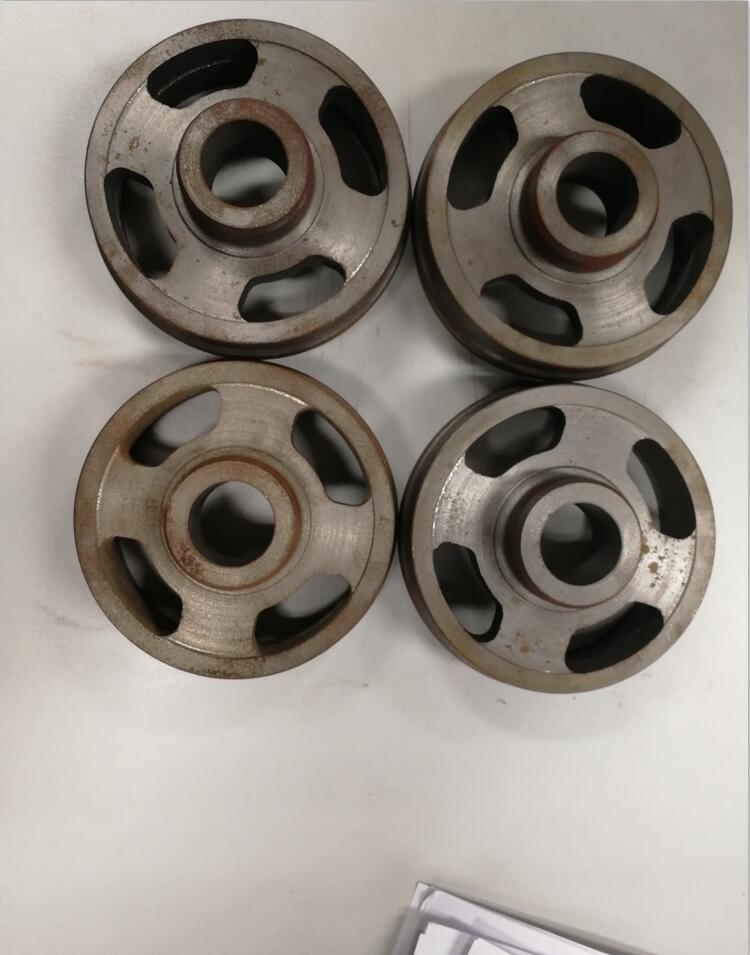
//> input picture 双线性插值/OpenCVtest/OpenCVtest/OpenCVtest/demo4.jpg, 750 x 955 px
$ ./OpenCVtest   (built with g++ and OpenCV 4)
//> lines starting //> are read from the running program, lines starting //| are printed output that depends on the picture; after the words box and inside, x2 and y2 are one past the last pixel; in counts of white or black regions, pixels touching at a corner belong together
### 双线性插值/OpenCVtest/OpenCVtest/OpenCVtest/stdafx.h
// stdafx.h : 标准系统包含文件的包含文件，
// 或是经常使用但不常更改的
// 特定于项目的包含文件
//

#pragma once

#include "targetver.h"

#include <stdio.h>
#include <tchar.h>


// TODO:  在此处引用程序需要的其他头文件

### 双线性插值/OpenCVtest/OpenCVtest/OpenCVtest/OpenCVtest.cpp

#include "stdafx.h"
#include "core/core.hpp"
#include "highgui/highgui.hpp"
#include "imgproc/imgproc.hpp"
#include "video/tracking.hpp"
#include<iostream>
#include <highgui.h>
#include <opencv2/opencv.hpp>


//-----------------------------------【头文件包含部分】---------------------------------------
//     描述：包含程序所依赖的头文件
//----------------------------------------------------------------------------------------------
#include <opencv2/core/core.hpp>
#include<opencv2/highgui/highgui.hpp>
#include"opencv2/imgproc/imgproc.hpp"
#include <iostream>

//-----------------------------------【命名空间声明部分】---------------------------------------
//     描述：包含程序所使用的命名空间
//-----------------------------------------------------------------------------------------------
using namespace std;
using namespace cv;


//-----------------------------------【全局函数声明部分】--------------------------------------
//     描述：全局函数声明
//-----------------------------------------------------------------------------------------------
static void ContrastAndBright(int, void *);

//-----------------------------------【全局变量声明部分】--------------------------------------
//     描述：全局变量声明
//-----------------------------------------------------------------------------------------------
int g_threshold1; //低阈值
int g_threshold2;  //高阈值
Mat g_srcImage, g_dstImage;//输入 输出图像

cv::Size2f a;
const decltype(a.width) minwidth = 30;  //if you dont know the type of width
#define minheight  30
#define maxwidth   100
#define maxheight  100


int apertureSize = 3;//aperture size for the Sobel() operator.
int point_num_min = 100; //least point in a contour

vector<Vec3f> circles;//霍夫圆检测结果 （圆心+半径）


vector<vector<Point> > contours1;
vector<RotatedRect> contours01;
//-----------------------------------【main( )函数】--------------------------------------------
//     描述：控制台应用程序的入口函数，我们的程序从这里开始
//-----------------------------------------------------------------------------------------------
int main()
{


	//读入用户提供的图像
	g_srcImage = imread("demo4.jpg");
//> g_srcImage is the input picture: 955 rows x 750 cols, CV_8UC3; mean B, G, R 131.6, 139.9, 146.9
	//中值滤波
	medianBlur(g_srcImage, g_srcImage, 3);
	//高斯滤波
	GaussianBlur(g_srcImage, g_srcImage, cv::Size(7, 7), 1.5, 1.5);
	if (!g_srcImage.data) { printf("Oh，no，读取g_srcImage图片错误~！\n"); return false; }
	g_dstImage = Mat::zeros(g_srcImage.size(), g_srcImage.type());


	//设定对比度和亮度的初值
	g_threshold1 = 50;
	g_threshold2 = 150;

	//创建窗口
	namedWindow("【效果图窗口】", 1);

	//创建轨迹条
	createTrackbar("阈值1：", "【效果图窗口】", &g_threshold1, 300, ContrastAndBright);
	createTrackbar("阈值2：", "【效果图窗口】", &g_threshold2, 300, ContrastAndBright);

	//调用回调函数
	ContrastAndBright(g_threshold1, 0);
	ContrastAndBright(g_threshold2, 0);

	//输出一些帮助信息
	cout << endl << "\t嗯。好了，请调整滚动条观察图像效果~\n\n"
		<< "\t按下“q”键时，程序退出~!\n"
		;

	//按下“q”键时，程序退出
	while (char(waitKey(1)) != 'q') {}
	return 0;
}


//-----------------------------【ContrastAndBright( )函数】------------------------------------
//     描述：改变图像Canny阈值的回调函数
//-----------------------------------------------------------------------------------------------
static void ContrastAndBright(int, void *)
{

	//创建窗口
	namedWindow("【原始图窗口】", 1);
	namedWindow("【椭圆检测窗口】", 1);
	namedWindow("【轮廓检测窗口】", 1);
	Canny(g_srcImage, g_dstImage, g_threshold1, g_threshold2, 3);//使用Canny算子
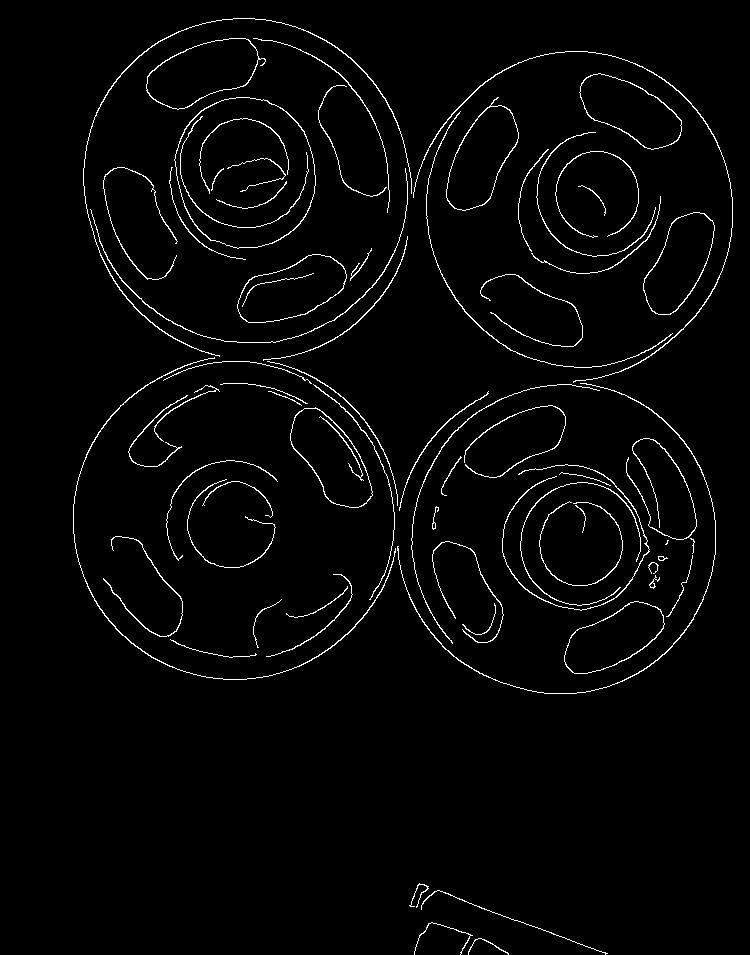
//> g_dstImage: 955 rows x 750 cols, CV_8UC1; 2.4% white in thin lines or dots, all inside (x1, y1, x2, y2) = (73, 18, 733, 955)
	Mat houghMatIn, houghMatOut;
	houghMatIn = g_dstImage.clone();
	houghMatOut = g_srcImage.clone();
	HoughCircles(houghMatIn, circles, CV_HOUGH_GRADIENT, 1, 100, g_threshold2, 150, 45, 220);//霍夫圆检测
//> circles = empty
																							 //画圆
	for (size_t i = 0; i < circles.size(); i++)
	{
		Vec3f c = circles[i];
		circle(houghMatOut, Point(c[0], c[1]), c[2], Scalar(0, 255, 255), 3, CV_AA);
		//cout << "R:" << c[2] << endl;
	}/**/
//> this loop made 0 passes
	//cout << "num:" << circles.size() << endl;

	//轮廓检测
	// 输入图像必须是单通道
	//contours1存储检测到的轮廓
	//RETR_LIST:提取所有轮廓，并放置在list中，检测的轮廓不建立等级关系
	//CHAIN_APPROX_NONE：获取每个轮廓的每个像素，相邻的两个点的像素位置差不超过1
	Mat contoursInput = g_dstImage.clone();
	findContours(g_dstImage, contours1, CV_RETR_LIST, CV_CHAIN_APPROX_NONE, cvPoint(0, 0));
//> contours1 = 82 contours, 22 with area under 20; largest, box (x1, y1, x2, y2) and area: (174, 97, 316, 249) 16693, (174, 97, 316, 249) 16580, (146, 38, 266, 110) 5168, (146, 38, 259, 110) 5092, (237, 254, 347, 323) 4827

	Mat ellipse_contour;//椭圆区域
	Mat allcontours(contoursInput.size(), CV_8U, cv::Scalar(255));//获得所有图像轮廓

	ellipse_contour.create(contoursInput.size(), contoursInput.type());          //

	contours01.reserve(contours1.size());//保留 检测到的轮廓数

	for (size_t k = 0; k < contours1.size(); k++)
	{

		int count = contours1[k].size(); // 检测到的轮廓的像素点数
		if (count > point_num_min)   //  the least points to form a contour
			contours01.push_back(fitEllipse(contours1[k]));//用椭圆拟合轮廓并放进 椭圆区域
	}
//> this loop made 82 passes
//> count on passes 1 to 8: 96, 189, 384, 115, 173, 107, 237, 238

	//绘制轮廓
	drawContours(allcontours, contours1, -1, CV_RGB(0, 0, 0), 1, LINE_8, noArray(), contours1.size(), cvPoint(0, 0));


	Size2f min;
	Size2f max;
	min.width = minwidth;
	min.height = minheight;
	max.width = maxwidth;
	max.height = maxheight;

	for (auto oneContour : contours01)
	{
		auto ellipse_size = oneContour.size;
		if (
			ellipse_size.width < max.width && ellipse_size.height < max.height
			&&    ellipse_size.width > min.width && ellipse_size.height > min.height
			)
		{
			//计算离心率  e=a/c  e<0.1 e2<0.01
			int x1, x2;
			double a, b;
			double e2, e;
			x1 = oneContour.size.height;
			x2 = oneContour.size.width;//保存长轴短轴值 a是长轴 b是短轴
			if (x1 >= x2) {
				a = x1;
				b = x2;
			}
			else {
				a = x2;
				b = x1;
			}
			e2 = (a*a - b*b) / (a*a);
			e = pow((double)e2, 0.5);

			if (e <= 0.3) {
				ellipse(ellipse_contour, oneContour, CV_RGB(255, 255, 255));
				//画实心点
				circle(ellipse_contour, oneContour.center, 3, Scalar(255, 255, 255), -1); //第五个参数我设为-1，表明这是个实点。
				ellipse(houghMatOut, oneContour, CV_RGB(255, 0, 0));
				circle(houghMatOut, oneContour.center, 3, Scalar(0, 0, 255), -1);
				std::cout << "长短轴 = " << oneContour.size << " , "
					<< "中心点 =" << oneContour.center << std::endl;
				cout << "离心率： " << e << endl;
			}
			else {
				continue;
			}

		}

	}
//> this loop made 66 passes
//> (oneContour, ellipse_size, x1, x2, a, b, e2, e) on passes 1, 5, 8, 9: (centre (440.8, 942.3), size (37.2, 53.1), angle 84.2, Size(37.22, 53.08), 53, 37, 53, 37, 0.513, 0.716), (centre (474.6, 601.1), size (39.5, 66.4), angle 170.7, Size(39.47, 66.45), 66, 39, 66, 39, 0.651, 0.807), (centre (237.6, 612.3), size (34.8, 37.1), angle 0, Size(34.84, 37.09), 37, 34, 37, 34, 0.156, 0.394), (centre (319.9, 590.8), size (30.7, 80.9), angle 56.1, Size(30.65, 80.91), 80, 30, 80, 30, 0.859, 0.927)
//> (printed output is left out)
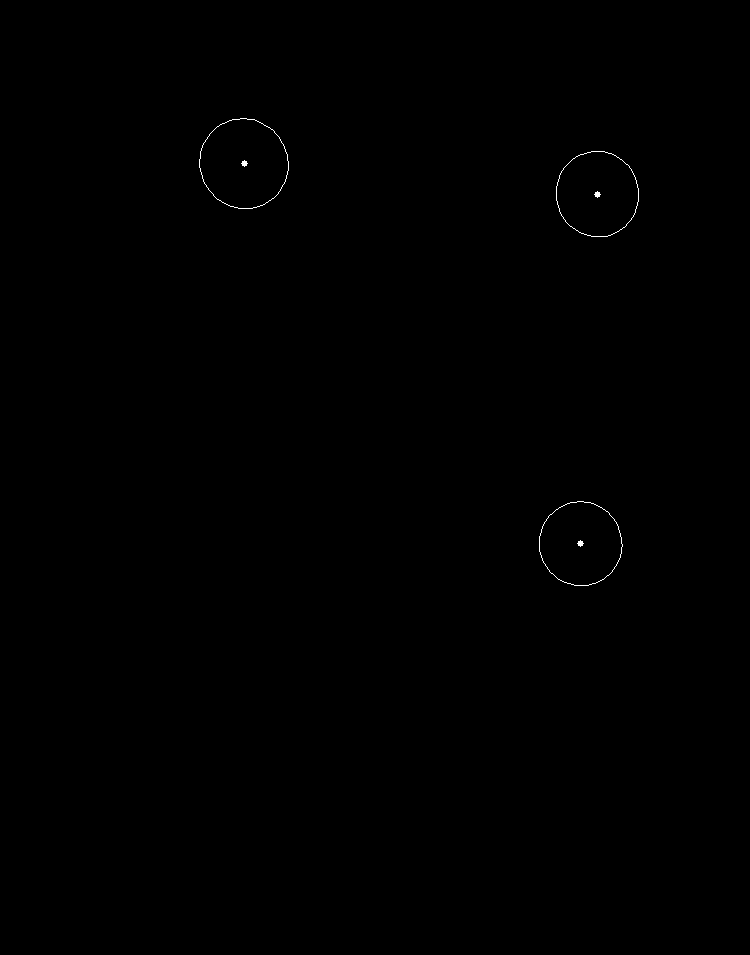
//> ellipse_contour: 955 rows x 750 cols, CV_8UC1; 0.11% white in thin lines or dots, all inside (x1, y1, x2, y2) = (199, 118, 639, 586)
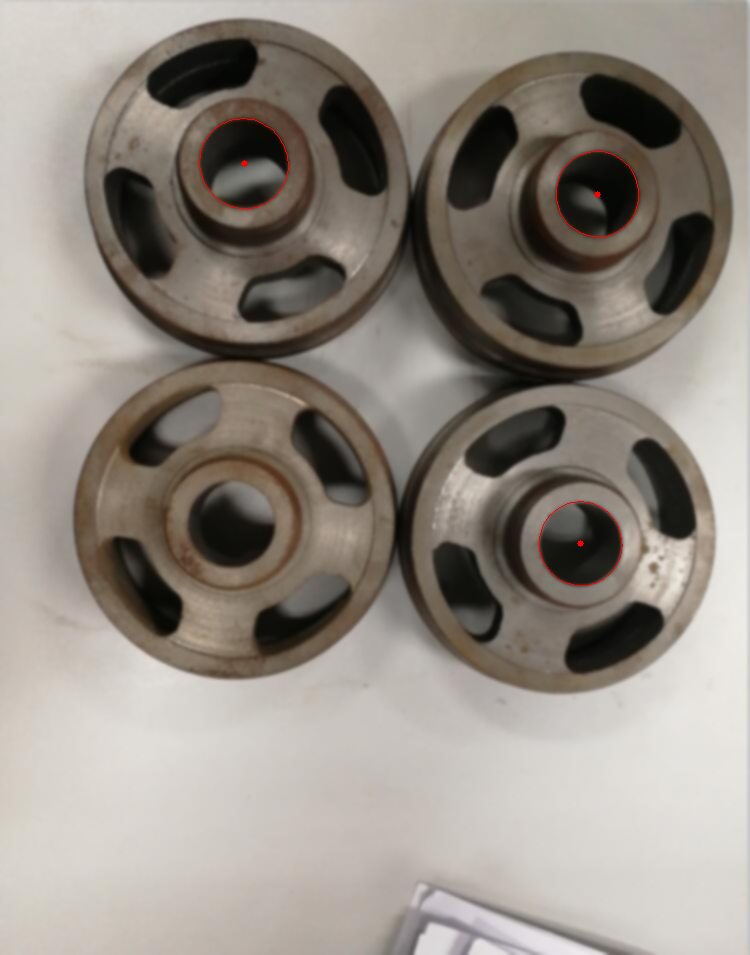
//> houghMatOut: 955 rows x 750 cols, CV_8UC3; mean B, G, R 131.6, 139.8, 147.2
	//cout << "all number:" << contours01.size();
	vector <RotatedRect>().swap(contours01);  //清除容器并最小化它的容量
	vector <vector<Point>>().swap(contours1);
//> contours1 = 0 contours
//> in ContrastAndBright (call 2), `findContours(g_dstImage, contours1, CV_RETR_LIST, CV_CHAIN_APPROX_NONE..`: contours1 = 82 contours, 22 with area under 20; largest, box (x1, y1, x2, y2) and area: (174, 97, 316, 249) 16693, (174, 97, 316, 249) 16580, (146, 38, 266, 110) 5168, (146, 38, 259, 110) 5092, (237, 254, 347, 323) 4827
//> the loop in ContrastAndBright (call 2), `for (size_t k = 0; k < contours1.size(); k++)` made 82 passes
//> the loop in ContrastAndBright (call 2), `for (auto oneContour : contours01)` made 66 passes
//> (oneContour, ellipse_size, x1, x2, a, b, e2, e) on passes 1, 5, 8, 9: (centre (440.8, 942.3), size (37.2, 53.1), angle 84.2, Size(37.22, 53.08), 53, 37, 53, 37, 0.513, 0.716), (centre (474.6, 601.1), size (39.5, 66.4), angle 170.7, Size(39.47, 66.45), 66, 39, 66, 39, 0.651, 0.807), (centre (237.6, 612.3), size (34.8, 37.1), angle 0, Size(34.84, 37.09), 37, 34, 37, 34, 0.156, 0.394), (centre (319.9, 590.8), size (30.7, 80.9), angle 56.1, Size(30.65, 80.91), 80, 30, 80, 30, 0.859, 0.927)
//> (printed output is left out)
//> in ContrastAndBright (call 2), `vector <vector<Point>>().swap(contours1);`: contours1 = 0 contours
//> the 'q' key is pressed
	//显示图像
	imshow("【椭圆检测窗口】", ellipse_contour);
	imshow("【轮廓检测窗口】", allcontours);
	/**/
	imshow("【原始图窗口】", houghMatOut);
	imshow("【效果图窗口】", g_dstImage);
}


/*
void cv::drawContours(
cv::InputOutputArray image, // 用于绘制的输入图像
cv::InputArrayOfArrays contours, // 点的vectors的vector
int contourIdx, // 需要绘制的轮廓的指数 (-1 表示 "all")
const cv::Scalar& color, // 轮廓的颜色
int thickness = 1, // 轮廓线的宽度
int lineType = 8, //  轮廓线的邻域模式('4'邻域 或 '8'邻域)
cv::InputArray hierarchy = noArray(), // 可选 (从 findContours得到)
int maxLevel = INT_MAX, // 轮廓中的最大下降
cv::Point offset = cv::Point() // (可选) 所有点的偏移
)
*/

$ run again, with 双线性插值/OpenCVtest/OpenCVtest/OpenCVtest/demo1.jpg copied over 双线性插值/OpenCVtest/OpenCVtest/OpenCVtest/demo4.jpg
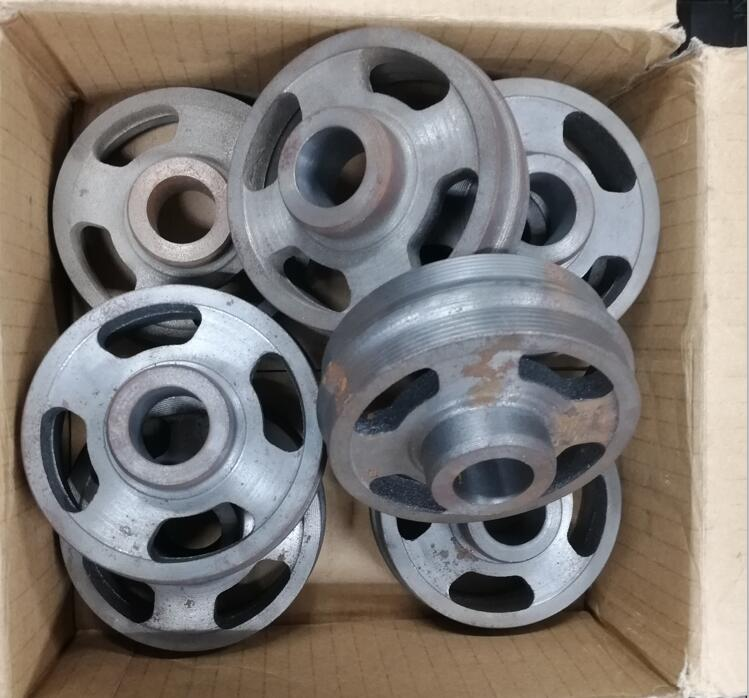
//> input picture 双线性插值/OpenCVtest/OpenCVtest/OpenCVtest/demo1.jpg, 749 x 698 px
//> g_srcImage is the input picture: 698 rows x 749 cols, CV_8UC3; mean B, G, R 114.7, 119.5, 125.5
//> in ContrastAndBright, `Canny(g_srcImage, g_dstImage, g_threshold1, g_threshold2, 3);`:
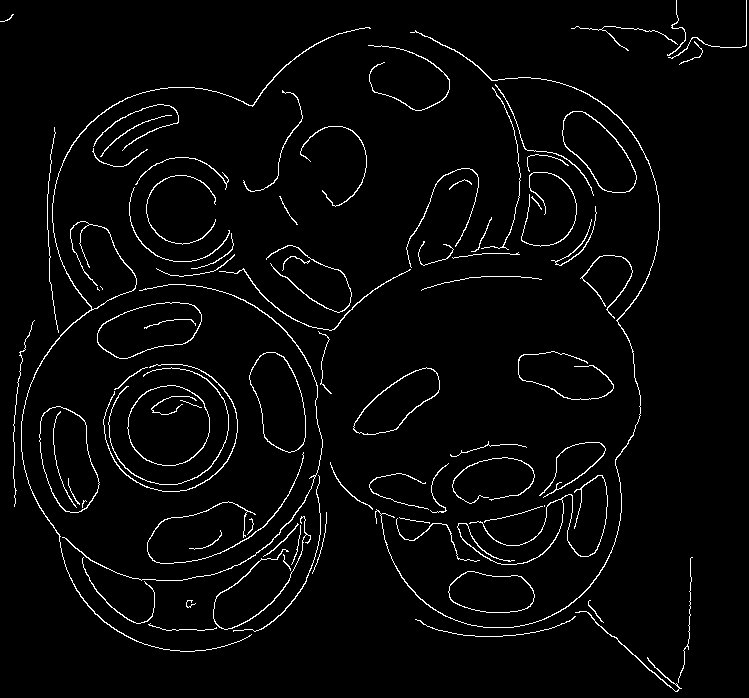
//> g_dstImage: 698 rows x 749 cols, CV_8UC1; 3.1% white in thin lines or dots
//> circles = empty
//> in ContrastAndBright, `findContours(g_dstImage, contours1, CV_RETR_LIST, CV_CHAIN_APPROX_NONE..`: contours1 = 95 contours, 43 with area under 20; largest, box (x1, y1, x2, y2) and area: (127, 385, 210, 466) 5168, (127, 385, 210, 466) 5102, (39, 406, 100, 513) 4484, (39, 406, 100, 513) 4431, (97, 302, 202, 359) 4018
//> the loop in ContrastAndBright, `for (size_t k = 0; k < contours1.size(); k++)` made 95 passes
//> count on passes 1 to 8: 4, 139, 320, 289, 47, 42, 192, 196
//> allcontours: 698 rows x 749 cols, CV_8UC1; 96.9% white; black in thin lines or dots
//> the loop in ContrastAndBright, `for (auto oneContour : contours01)` made 70 passes
//> (oneContour, ellipse_size, x1, x2, a, b, e2, e) on passes 4, 5, 17, 25: (centre (491.1, 592.4), size (39.6, 89), angle 94.9, Size(39.56, 89.02), 89, 39, 89, 39, 0.808, 0.899), (centre (491.1, 592.3), size (39.7, 90.2), angle 94.7, Size(39.66, 90.2), 90, 39, 90, 39, 0.812, 0.901), (centre (493.2, 479.1), size (40.8, 84.4), angle 79.9, Size(40.78, 84.45), 84, 40, 84, 40, 0.773, 0.879), (centre (168.3, 425.1), size (79.4, 81.9), angle 68.4, Size(79.35, 81.93), 81, 79, 81, 79, 0.0488, 0.221)
//> (printed output is left out)
//> after the loop in ContrastAndBright, `for (auto oneContour : contours01)`:
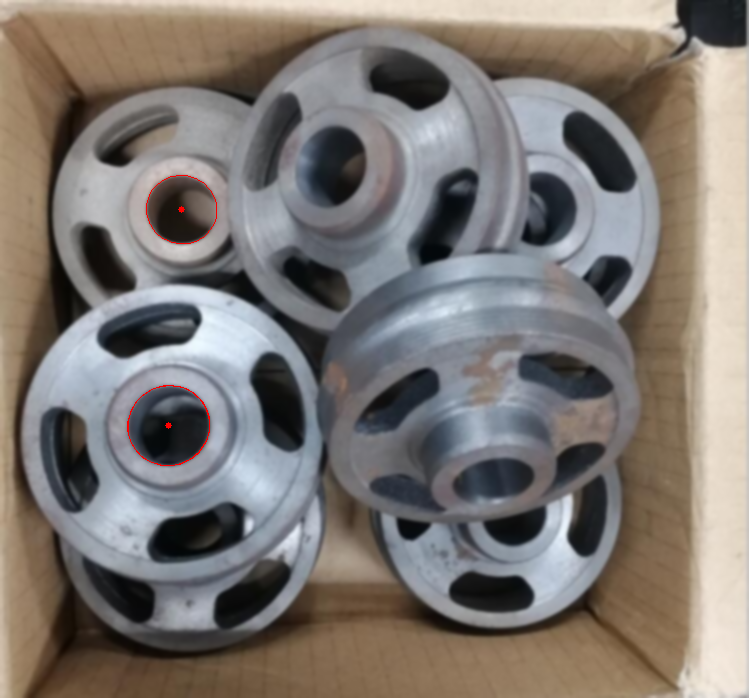
//> houghMatOut: 698 rows x 749 cols, CV_8UC3; mean B, G, R 114.7, 119.4, 125.7
//> in ContrastAndBright, `vector <vector<Point>>().swap(contours1);`: contours1 = 0 contours
//> in ContrastAndBright (call 2), `findContours(g_dstImage, contours1, CV_RETR_LIST, CV_CHAIN_APPROX_NONE..`: contours1 = 95 contours, 43 with area under 20; largest, box (x1, y1, x2, y2) and area: (127, 385, 210, 466) 5168, (127, 385, 210, 466) 5102, (39, 406, 100, 513) 4484, (39, 406, 100, 513) 4431, (97, 302, 202, 359) 4018
//> the loop in ContrastAndBright (call 2), `for (size_t k = 0; k < contours1.size(); k++)` made 95 passes
//> the loop in ContrastAndBright (call 2), `for (auto oneContour : contours01)` made 70 passes
//> (oneContour, ellipse_size, x1, x2, a, b, e2, e) on passes 4, 5, 17, 25: (centre (491.1, 592.4), size (39.6, 89), angle 94.9, Size(39.56, 89.02), 89, 39, 89, 39, 0.808, 0.899), (centre (491.1, 592.3), size (39.7, 90.2), angle 94.7, Size(39.66, 90.2), 90, 39, 90, 39, 0.812, 0.901), (centre (493.2, 479.1), size (40.8, 84.4), angle 79.9, Size(40.78, 84.45), 84, 40, 84, 40, 0.773, 0.879), (centre (168.3, 425.1), size (79.4, 81.9), angle 68.4, Size(79.35, 81.93), 81, 79, 81, 79, 0.0488, 0.221)
//> (printed output is left out)
//> in ContrastAndBright (call 2), `vector <vector<Point>>().swap(contours1);`: contours1 = 0 contours
